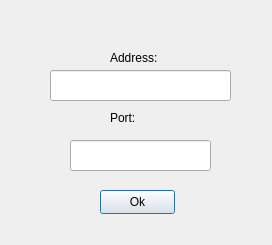
<?xml version="1.0" encoding="UTF-8"?>
<ui version="4.0">
 <class>ConnectDialog</class>
 <widget class="QDialog" name="ConnectDialog">
  <property name="windowModality">
   <enum>Qt::WindowModal</enum>
  </property>
  <property name="geometry">
   <rect>
    <x>0</x>
    <y>0</y>
    <width>272</width>
    <height>245</height>
   </rect>
  </property>
  <property name="windowTitle">
   <string>Connect</string>
  </property>
  <property name="modal">
   <bool>false</bool>
  </property>
  <widget class="QPushButton" name="okButton">
   <property name="geometry">
    <rect>
     <x>100</x>
     <y>190</y>
     <width>75</width>
     <height>24</height>
    </rect>
   </property>
   <property name="text">
    <string>Ok</string>
   </property>
  </widget>
  <widget class="QLineEdit" name="portLine">
   <property name="geometry">
    <rect>
     <x>70</x>
     <y>140</y>
     <width>141</width>
     <height>31</height>
    </rect>
   </property>
  </widget>
  <widget class="QLineEdit" name="addressLine">
   <property name="geometry">
    <rect>
     <x>50</x>
     <y>70</y>
     <width>181</width>
     <height>31</height>
    </rect>
   </property>
  </widget>
  <widget class="QLabel" name="addressLabel">
   <property name="geometry">
    <rect>
     <x>110</x>
     <y>50</y>
     <width>49</width>
     <height>16</height>
    </rect>
   </property>
   <property name="text">
    <string>Address:</string>
   </property>
  </widget>
  <widget class="QLabel" name="portLabel">
   <property name="geometry">
    <rect>
     <x>110</x>
     <y>110</y>
     <width>49</width>
     <height>16</height>
    </rect>
   </property>
   <property name="text">
    <string>Port:</string>
   </property>
  </widget>
 </widget>
 <resources/>
 <connections/>
</ui>
